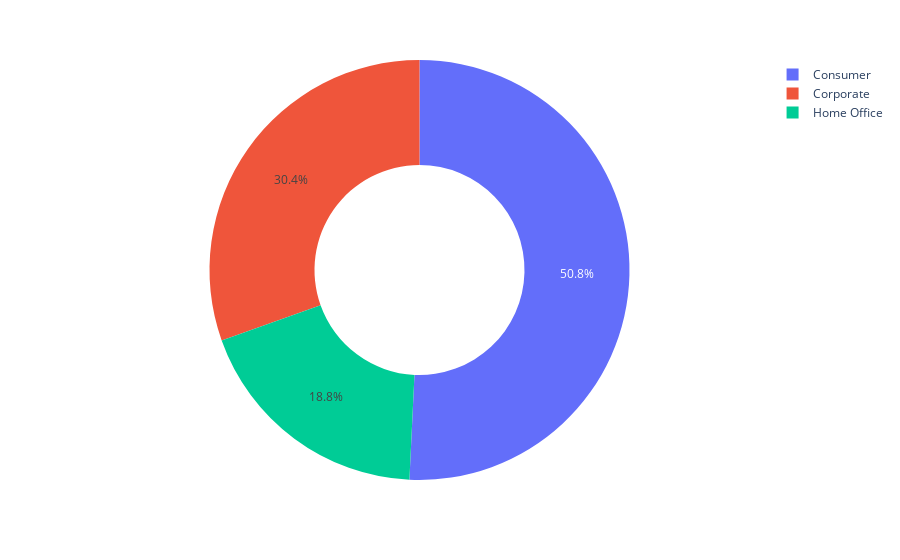

Source (notebook cell):
### Code cell
fig = px.pie(Top_segment, labels='Segment', values='Sales', hole=.5, names = 'Segment')
# fig.update_layout(height = 800)
fig.show()

### Figure 1 — Plotly figure (JSON) as saved in the notebook; plotly's stock layout.template omitted (floating-point values rounded to 4 significant figures)
{"data": [{"domain": {"x": [0, 1], "y": [0, 1]}, "hole": 0.5, "hovertemplate": "Segment=%{label}<br>Sales=%{value}<extra></extra>", "labels": ["Consumer", "Corporate", "Home Office"], "legendgroup": "", "name": "", "showlegend": true, "type": "pie", "values": [1148000.0, 688500.0, 425000.0]}], "layout": {"legend": {"tracegroupgap": 0}, "margin": {"t": 60}}}
